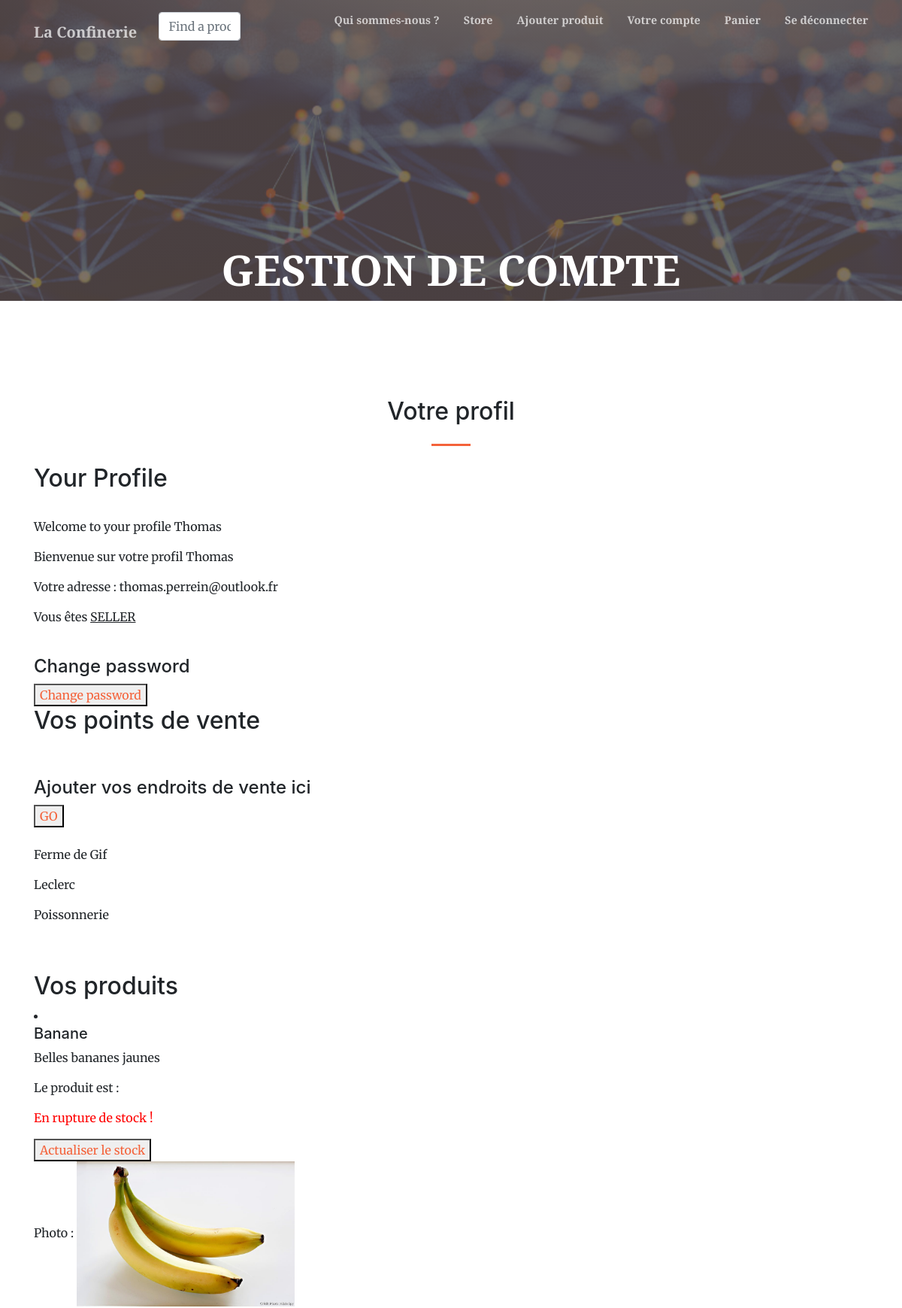
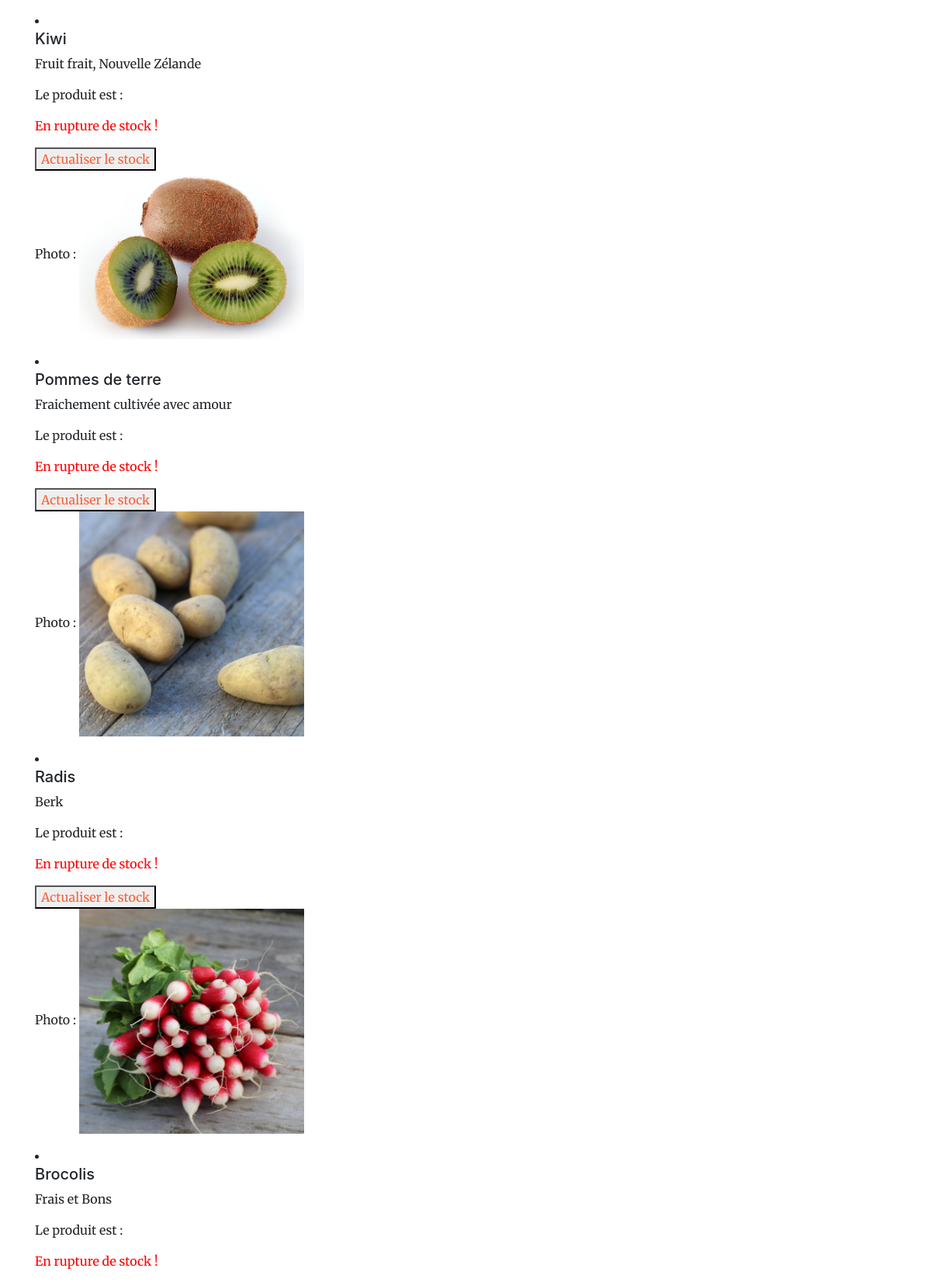
Page /accounts/profile/ (signed in, upper part) on the committed database (2 pictures, top to bottom).
### login/models.py (models this page shows)
class User(AbstractUser):
    class Types(models.TextChoices):
        SELLER = "SELLER" , "Seller"
        CLIENT = "CLIENT", "Client"
    type = models.CharField(_('Type'), max_length=30, choices=Types.choices, default=Types.CLIENT)
    first_name = models.CharField(max_length = 100)
    last_name = models.CharField(max_length = 100)

### store/models.py (models this page shows, shortened)
class Shopkeeper(models.Model):
    name = models.CharField(max_length=200, unique=True)
    description = models.TextField(default="Description de votre entrepôt")
    phone = PhoneNumberField(null=True)
    address = models.CharField(max_length=300, null=True)
    seller = models.ManyToManyField(Seller, related_name='shop')

class Product(models.Model):
    name = models.CharField(max_length=200, unique=False, null=False, blank=False)#indispensable
    description = models.TextField(default="Description de l'objet", null=True,blank=True)
    price = models.DecimalField(max_digits=10, decimal_places=2, null=True) #indispensable
    shopkeeper = models.ForeignKey(Shopkeeper, on_delete=models.CASCADE) #indispensable
    available = models.BooleanField(default=True)
    picture = models.ImageField(upload_to="pictures/", null=True, blank=True)
    category = models.ManyToManyField(
        Category, related_name='product', blank=True)

### login/views.py (the view)
# urls.py: path('profile/', views.profile, name='profile'),
@login_required()
def profile(request):
    boolean = request.user.type == 'SELLER'
    if boolean :
        u=Seller.objects.get(username=request.user.username)
        shops = [val for val in u.shop.all()] #Spécifique au ManyToMany Field
        products = [] #Récuparation des objets connectés au Shopkeeper lui meme relié au seller
        for shop in shops :
            v = Product.objects.filter(shopkeeper = shop.id).all()
            for val in v : #.all() pour avoir un itérable
                products.append(val)
        return(render(request,'registration/profile.html',{'type': boolean,'shops':shops , 'products' : products}))
    return(render(request,'registration/profile.html'))

### login/models.py (called while the page is built)
    def get_queryset(self, *args, **kwargs):
        return(super().get_queryset(*args, **kwargs).filter(type=User.Types.SELLER))

### login/templates/registration/profile.html (shortened to what this page needs)
{% extends 'base.html' %}
{% block title %}Votre profil{% endblock %}
{% block content %}
<h2>
    Your Profile
</h2>
<br>
    <p>Welcome to your profile {{ user.username }}</p>
    <p>Bienvenue sur votre profil {{ user.username }}</p>
    <p>Votre adresse : {{ user.email }}</p>
    <p>Vous êtes <u>{{ user.type }}</u></p>
<br>
<h4>
    Change password
</h4>
<button type="submit"><a href="{% url 'password_change'  %}" target="_blank">Change password</a></button>
{% if type %}
    <h2>
        Vos points de vente
    </h2>
    <br><br>
    <h4>
        Ajouter vos endroits de vente ici
    </h4>
    <button type="submit"><a href="{% url 'add_shopkeeper' %}">GO</a></button>
    <br><br>
    {% for shop in shops %}
        <p>{{ shop.name }}</p>
    {% endfor %}
        <br><br>
        <h2>
            Vos produits
        </h2>
    {% for produit in products %}
        <li>
            <h5>
                {{ produit.name }}
            </h5>
            <div>
                <p>{{ produit.description }}</p>
                <p>Le produit est : </p>
                {% if produit.availability %}
                    <p style="color:green;"> En stock ! </p>
                    <button type="submit"><a href="{% url 'availability' %}">Actualiser le stock</a></button>
                {% else %}
                    <p style="color:red;"> En rupture de stock ! </p>
                    <button type="submit"><a href="{% url 'availability' %}">Actualiser le stock</a></button>
                {% endif %}
                <p>Photo : {% if produit.picture != "" %} <img class="img-responsive" src="{{ produit.picture.url }}"
                        alt="{{ produit.name }}" width="290">{% endif %}</p>
            </div>
        </li>
    {% endfor %}
{% endif %}
<br><br>
{% endblock %}

### rows in the picture
User: username "Thomas", email "thomas.perrein@outlook.fr", type "SELLER"
Shopkeeper: name "Ferme de Gif"
Shopkeeper: name "Leclerc"
Shopkeeper: name "Poissonnerie"
Product: name "Banane", description "Belles bananes jaunes", shows "Actualiser le stock", picture (picture)
Product: name "Kiwi", description "Fruit frait, Nouvelle Zélande", shows "Actualiser le stock", picture (picture)
Product: name "Pommes de terre", description "Fraichement cultivée avec amour", shows "Actualiser le stock", picture (picture)
Product: name "Radis", description "Berk", shows "Actualiser le stock", picture (picture)
Product: name "Brocolis", description "Frais et Bons"
